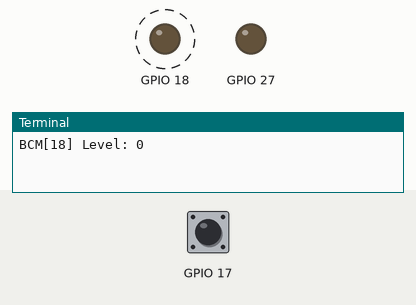
This program was run on a simulated Raspberry Pi (BCM pin numbers). Shown: output pins drawn as LEDs (lit = HIGH), the last lines printed to the terminal. Dashed ring = blinking. The inputs (shaded band) are chosen by the test bench; at power-on: GPIO 17 HIGH. Threads take turns every 2 ms.

Above: at 1.2 s.
1.3 s: GPIO 17 pulled LOW for 0.15 s
At 2.8 s:
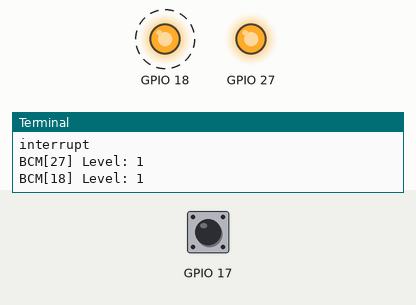
4.4 s: GPIO 17 pulled LOW for 1 s
At 6.8 s:
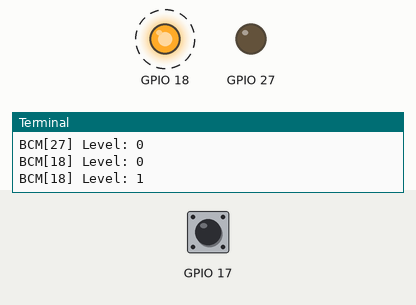
8.4 s: GPIO 17 pulled LOW for 3.2 s
At 9.7 s:
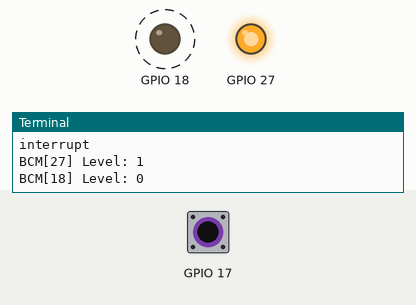
Timing chart, 0 to 20.6 s (numbered marks = the images above; inputs shaded):
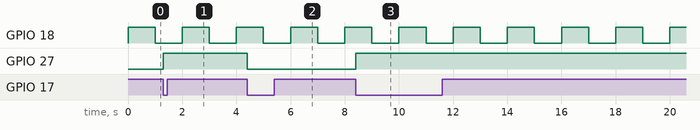

The program:

gpio.py
```python
# !/bin/python3
# -*- coding: utf-8 -*-

""" Pi 4B GPIO mapping:

 +-----+-----+---------+------+---+---Pi 4B--+---+------+---------+-----+-----+
 | BCM | wPi |   Name  | Mode | V | Physical | V | Mode | Name    | wPi | BCM |
 +-----+-----+---------+------+---+----++----+---+------+---------+-----+-----+
 |     |     |    3.3v |      |   |  1 || 2  |   |      | 5v      |     |     |
 |   2 |   8 |   SDA.1 |   IN | 1 |  3 || 4  |   |      | 5v      |     |     |
 |   3 |   9 |   SCL.1 |   IN | 1 |  5 || 6  |   |      | 0v      |     |     |
 |   4 |   7 | GPIO. 7 |   IN | 1 |  7 || 8  | 1 | IN   | TxD     | 15  | 14  |
 |     |     |      0v |      |   |  9 || 10 | 1 | IN   | RxD     | 16  | 15  |
 |  17 |   0 | GPIO. 0 |   IN | 0 | 11 || 12 | 0 | IN   | GPIO. 1 | 1   | 18  |
 |  27 |   2 | GPIO. 2 |   IN | 0 | 13 || 14 |   |      | 0v      |     |     |
 |  22 |   3 | GPIO. 3 |   IN | 0 | 15 || 16 | 0 | IN   | GPIO. 4 | 4   | 23  |
 |     |     |    3.3v |      |   | 17 || 18 | 0 | IN   | GPIO. 5 | 5   | 24  |
 |  10 |  12 |    MOSI | ALT0 | 0 | 19 || 20 |   |      | 0v      |     |     |
 |   9 |  13 |    MISO | ALT0 | 0 | 21 || 22 | 0 | IN   | GPIO. 6 | 6   | 25  |
 |  11 |  14 |    SCLK | ALT0 | 1 | 23 || 24 | 1 | OUT  | CE0     | 10  | 8   |
 |     |     |      0v |      |   | 25 || 26 | 1 | OUT  | CE1     | 11  | 7   |
 |   0 |  30 |   SDA.0 |   IN | 1 | 27 || 28 | 1 | IN   | SCL.0   | 31  | 1   |
 |   5 |  21 | GPIO.21 |   IN | 1 | 29 || 30 |   |      | 0v      |     |     |
 |   6 |  22 | GPIO.22 |   IN | 1 | 31 || 32 | 0 | IN   | GPIO.26 | 26  | 12  |
 |  13 |  23 | GPIO.23 |   IN | 0 | 33 || 34 |   |      | 0v      |     |     |
 |  19 |  24 | GPIO.24 |   IN | 0 | 35 || 36 | 0 | IN   | GPIO.27 | 27  | 16  |
 |  26 |  25 | GPIO.25 |   IN | 0 | 37 || 38 | 1 | IN   | GPIO.28 | 28  | 20  |
 |     |     |      0v |      |   | 39 || 40 | 0 | IN   | GPIO.29 | 29  | 21  |
 +-----+-----+---------+------+---+----++----+---+------+---------+-----+-----+
 | BCM | wPi |   Name  | Mode | V | Physical | V | Mode | Name    | wPi | BCM |
 +-----+-----+---------+------+---+---Pi 4B--+---+------+---------+-----+-----+

@reference: https://tieske.github.io/rpi-gpio/modules/GPIO.html
"""

import RPi.GPIO as GPIO
import time
import threading


IRQ_PIN = 17
LED1_PIN = 18
LED2_PIN = 27


def Toggle(pin, repeat):
    GPIO.setwarnings(False)
    GPIO.setmode(GPIO.BCM)
    GPIO.setup(pin, GPIO.OUT)
    if repeat:
        while True:
            try:
                GPIO.output(pin, not GPIO.input(pin))
                time.sleep(1)
                print("BCM[%d] Level: %d" % (pin, not GPIO.input(pin)))
            except BaseException as e:
                print(e)
                break
    else:
        GPIO.output(pin, not GPIO.input(pin))
        print("BCM[%d] Level: %s" % (pin, GPIO.input(pin)))

    return


def ReadPin(pin):
    GPIO.setwarnings(False)
    GPIO.setmode(GPIO.BCM)
    GPIO.setup(pin, GPIO.IN, GPIO.PUD_UP)
    while True:
        try:
            res = GPIO.wait_for_edge(pin, GPIO.FALLING, bouncetime=200)
            if pin == res:
                print("interrupt")
                Toggle(LED2_PIN, repeat=False)
            else:
                print("timeout")
        except BaseException as exp:
            print(exp)
            break
    return


if __name__ == "__main__":
    try:
        thread = []
        t1 = threading.Thread(target=Toggle, args=(LED1_PIN, True, ), name="led1")
        thread.append(t1)
        t2 = threading.Thread(target=ReadPin, args=(IRQ_PIN, ), name="irq")
        thread.append(t2)

        for t in thread:
            t.setDaemon(True)
            t.start()
        for t in thread:
            t.join()

    except BaseException as exp:
        print(exp)

    print("clean all gpio config")
    GPIO.cleanup()
```

Measured:
- after the input at 1.3 s, GPIO 27: LOW → HIGH at once
- after the input at 4.4 s, GPIO 27: HIGH → LOW at once
- after the input at 8.4 s, GPIO 27: LOW → HIGH at once
- by itself, GPIO 18: alternates HIGH for 1.0 s and LOW for 1.0 s
